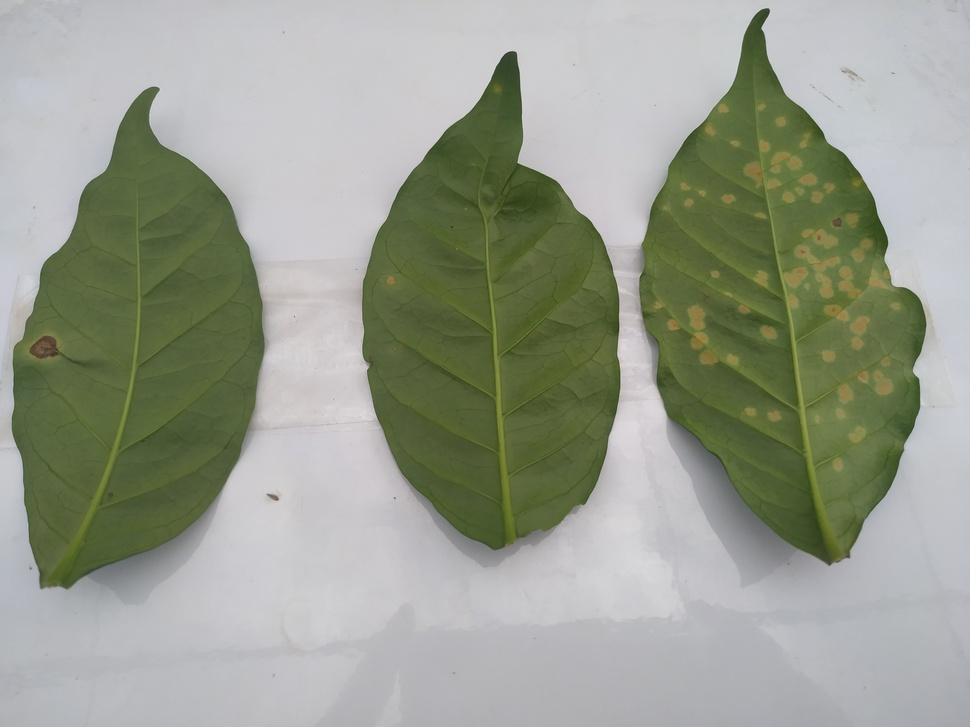
#> input picture 17.jpg, 970 x 727 px, shrunk from 4032 x 3024 before the run
$ python REO_03.py   (older library calls are emulated)
#> lines starting #> are read from the running program, lines starting #| are printed output that depends on the picture; after the words box and inside, x2 and y2 are one past the last pixel; in counts of white or black regions, pixels touching at a corner belong together; long printed decimals are rounded
import cv2
from matplotlib import pyplot as plt
import skimage
import numpy as np
from skimage.measure import label, regionprops

img_bgr = cv2.imread("17.jpg", 1)
#> img_bgr is the input picture: shape (727, 970, 3); mean B, G, R 143.3, 157.6, 152.6
img_rgb = cv2.cvtColor(img_bgr, cv2.COLOR_BGR2RGB)

plt.figure("imgem")
plt.imshow(img_rgb)
plt.show()

#a) Aplique o filtro de média com cincodiferentes tamanhos de kernel e
#compare os resultados com a imagem original;

img_fm_1 = cv2.blur(img_rgb,(11,11))
img_fm_2 = cv2.blur(img_rgb,(21,21))
img_fm_3 = cv2.blur(img_rgb,(31,31))
img_fm_4 = cv2.blur(img_rgb,(41,41))
img_fm_5 = cv2.blur(img_rgb,(51,51))

filtros = [img_rgb, img_fm_1, img_fm_2, img_fm_3, img_fm_4, img_fm_5]
titulos = ["Imagem Original", "Kernel 11 x 11", "Kernel 21 x 21", "Kernel 31 x 31", "Kernel 41 x 41","Kernel 51 x 51"]

for i in range(6):
    plt.subplot(2,3,i+1);plt.imshow(filtros[i])
    plt.xticks([]);plt.yticks([])
    plt.title(titulos[i])
plt.show()

# b) Aplique  diferentes  tipos  de  filtros compelomenos  dois  tamanhos  de  kernel e
# compare  os resultados entre si e com a imagem original.


mediana_31 = cv2.medianBlur(img_rgb, 31) # Melhor para tirar o Ruído sem perder definição
mediana_51 = cv2.medianBlur(img_rgb, 51)

gaussiano_31 = cv2.GaussianBlur(img_rgb,(31,31),0)
gaussiano_51 = cv2.GaussianBlur(img_rgb,(51,51),0)

bilateral_31 = cv2.bilateralFilter(img_rgb, 31, 31, 21)
bilateral_51 = cv2.bilateralFilter(img_rgb, 51, 51, 21)

filtros = [img_rgb, mediana_31, mediana_51, bilateral_31, bilateral_51, gaussiano_31, gaussiano_51]

titulos = ["Imagem Original", "Mediana 31 x 31", "Mediana 51 x 51", "Bilateral 31 x 31", "Bilateral 51 x 51", "Gaussiano 31 x 31", "Gaussiano 51 x 51"]

for i in range(7):
    plt.subplot(3,3,i+1);plt.imshow(filtros[i])
    plt.xticks([]);plt.yticks([])
    plt.title(titulos[i])
plt.show()

# c) Realize  a  segmentação  da imagem utilizando  o  processo  de  limiarização.  Utilizando
# o reconhecimento de contornos, identifiquee salve os objetos de interesse.
# Além disso, acesse as bibliotecas Opencv  e  Scikit-Image,  verifique  as variáveis  que  podem  ser
# mensuradas e extraia as informações pertinentes (crie e salve uma tabela com estes dados).
# Apresente todas as imagens obtidas ao longo deste processo.

img_hsv = cv2.cvtColor(mediana_31, cv2.COLOR_RGB2HSV)
#> img_hsv: shape (727, 970, 3); mean H, S, V 87.4, 44.5, 160.1
img_s = img_hsv[:,:,1]

plt.imshow(img_s, cmap = "jet")
plt.show()

(L1, img_bin) = cv2.threshold(img_s, 45, 255, cv2.THRESH_BINARY)
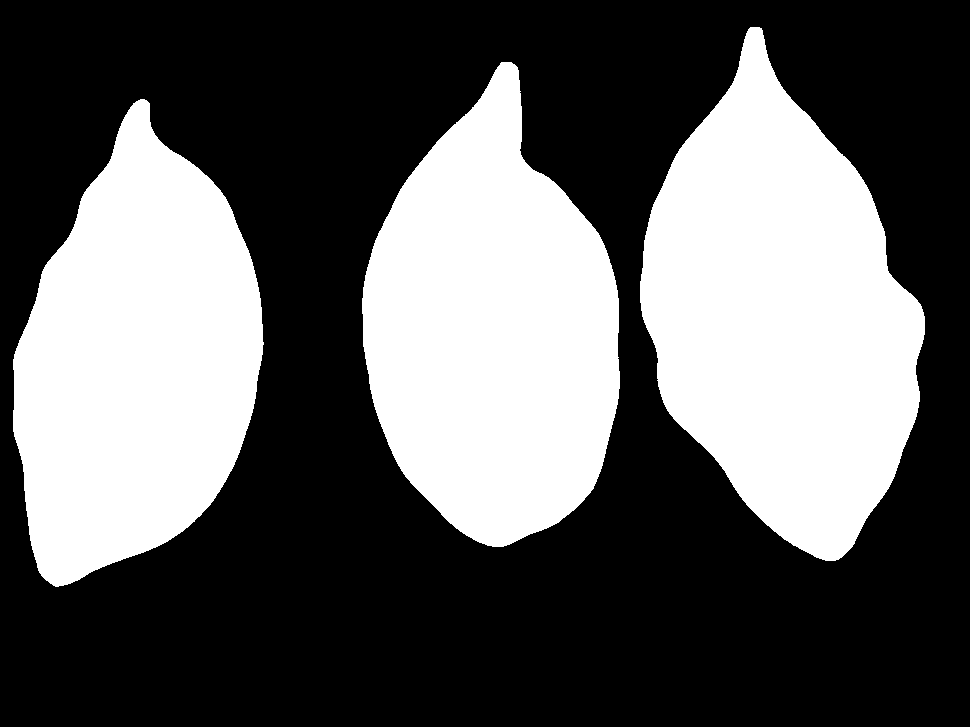
#> img_bin: shape (727, 970); 37.1% white; 3 white regions

plt.imshow(img_bin, cmap = "jet")
plt.show()

img_seg = cv2.bitwise_and(img_rgb, img_rgb, mask = img_bin)
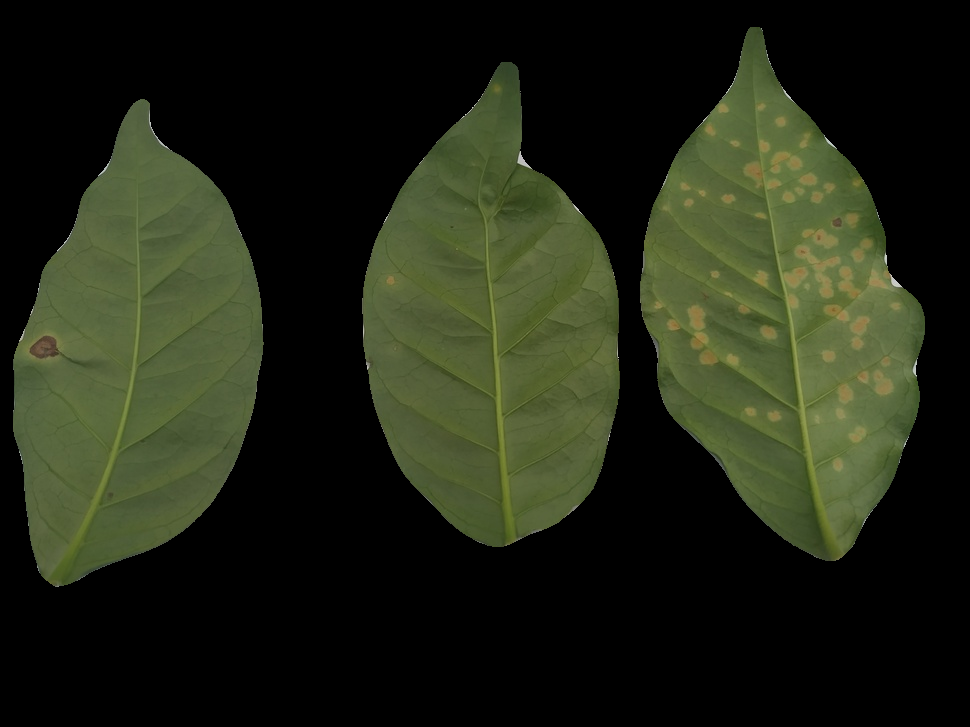
#> img_seg: shape (727, 970, 3); mean R, G, B 32.6, 37.4, 21.2

plt.imshow(img_seg , cmap = "jet")
plt.show()


mascara = img_bin.copy()
cnts, h = cv2.findContours(mascara, cv2.RETR_TREE, cv2.CHAIN_APPROX_SIMPLE)
#> cnts = 3 contours; box (x1, y1, x2, y2) and area: (640, 27, 925, 561) 93734, (362, 62, 620, 547) 84430, (13, 99, 264, 587) 81597; h = [[1, -1, -1, -1], [2, 0, -1, -1], [-1, 1, -1, -1]]


for (i, c) in enumerate(cnts):
    (x, y, w, h) = cv2.boundingRect(c)
    obj = img_bin[y:y+h, x:x + w]
    obj_rgb = img_seg[y:y + h, x:x + w]
    obj_bgr = cv2.cvtColor(obj_rgb, cv2.COLOR_RGB2BGR)
    cv2.imwrite("folha" + str(i + 1) + ".jpg", obj_bgr)
    cv2.imwrite("folha_bin" + str(i + 1) + ".jpg", obj)
    regiao = regionprops(obj)
    print("folha: " , str(i + 1))
    print("Dimensão da imagem: " , np.shape(obj))
    print("Medidas Físicas")
    print("Centroide: " , regiao[0].centroid)
    print("Comprimento do eixo menor: " , regiao[0].minor_axis_length)
    print("Comprimento do eixo maior: " , regiao[0].major_axis_length)
    print("Razão: " , regiao[0].major_axis_length/regiao[0].minor_axis_length)
    area = cv2.contourArea(c)

    print("Área: " , area)
    print("Perímetro: " , cv2.arcLength(c, True))
    print("Medidas de Cor")
    min_val_r, max_val_r, min_loc_r, max_loc_r = cv2.minMaxLoc(obj_rgb[:, :, 0], mask = obj)
    print("Valor mínimo no R: " , min_val_r, " - Posição: ", min_loc_r)
    print("Valor máximo no R: " , max_val_r, " - Posição: ", max_loc_r)
    med_val_r = cv2.mean(obj_rgb[:, :, 0], mask = obj)
    print("Média no Vermelho: ", med_val_r)

    min_val_g, max_val_g, min_loc_g, max_loc_g = cv2.minMaxLoc(obj_rgb[:, :, 1], mask = obj)
    print("Valor mínimo no G: " , min_val_g, " - Posição: ", min_loc_g)
    print("Valor máximo no G: " , max_val_g, " - Posição: ", max_loc_g)
    med_val_g = cv2.mean(obj_rgb[:, :, 1], mask = obj)
    print("Média no Verde: ", med_val_g)

    min_val_b, max_val_b, min_loc_b, max_loc_b = cv2.minMaxLoc(obj_rgb[:, :, 2], mask = obj)
    print("Valor mínimo no B: " , min_val_b, " - Posição: ", min_loc_b)
    print("Valor máximo no B: " , max_val_b, " - Posição: ", max_loc_b)
    med_val_b = cv2.mean(obj_rgb[:, :, 2], mask = obj)
    print("Média no Azul: ", med_val_b)
#> this loop made 3 passes
#> (x, y, w, h, area, min_val_r, max_val_r, min_loc_r) on pass 1: (13, 99, 251, 488, 81597, 55, 196, (135, 337))
#> (x, y, w, h, area, min_val_r, max_val_r, med_val_r) on pass 2: (362, 62, 258, 485, 84430.5, 37, 212, (82.99, 0, 0, 0))
#> (printed output is left out)
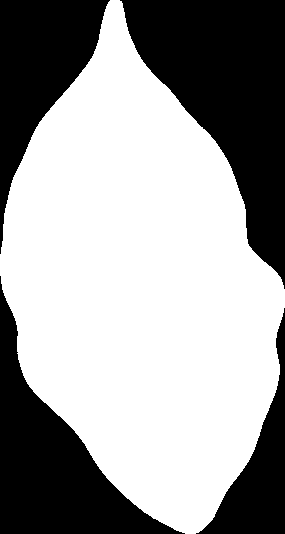
#> obj: shape (534, 285); 62% white; 4 black regions, box (x1, y1, x2, y2) and area: (120, 0, 285, 289) 23575, (0, 276, 185, 534) 15916, (0, 0, 110, 254) 11938, (196, 308, 285, 534) 6467

img_17_1 = cv2.imread("folha1.jpg",1)
img_17_2 = cv2.imread("folha2.jpg",1)
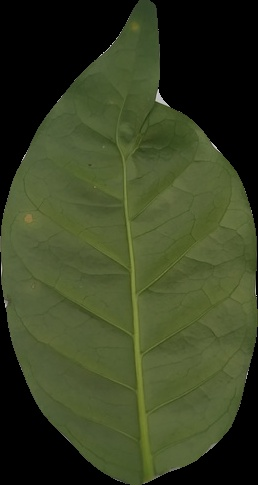
#> img_17_2: shape (485, 258, 3); mean B, G, R 35.6, 65, 56.4
img_17_3 = cv2.imread("folha3.jpg",1)

f1 = 1426484.5; f2 = 1472995.5; f3 = 1632589.5

area_total = [f1, f2, f3]

folhas = [img_17_1,img_17_2,img_17_3]

for i in range(3):
    folhas[i] = cv2.cvtColor(folhas[i],cv2.COLOR_BGR2YCR_CB)
#> after the loop, folhas = 3 items

img_ycrcb_1 = folhas[0]
#> img_ycrcb_1: shape (488, 251, 3); mean of channels 0, 1, 2 61.3, 125.6, 116.1
img_ycrcb_2 = folhas[1]
#> img_ycrcb_2: shape (485, 258, 3); mean of channels 0, 1, 2 59.1, 126.1, 114.7
img_ycrcb_3 = folhas[2]
#> img_ycrcb_3: shape (534, 285, 3); mean of channels 0, 1, 2 60.5, 126.5, 114.6

img_cr_1 = img_ycrcb_1[:,:,1]
img_cr_2 = img_ycrcb_2[:,:,1]
img_cr_3 = img_ycrcb_3[:,:,1]
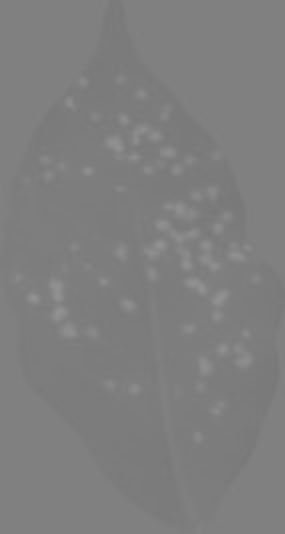
#> img_cr_3: shape (534, 285); min 120, max 147, mean 126.5

folhas_cr = [img_cr_1, img_cr_2, img_cr_3]

for i in range(3):
    plt.subplot(1,3,i+1)
    plt.imshow(folhas_cr[i], cmap = "jet")
plt.show()


Limiar = [0,0,0]
img_folha_bin = [0,0,0]

for i in range(3):
    (Limiar[i], img_folha_bin[i]) = cv2.threshold(folhas_cr[i], 133, 255, cv2.THRESH_BINARY)
#> after the loop, Limiar = [133, 133, 133]; img_folha_bin = 3 items


for i in range(3):
    plt.subplot(1,3,i+1)
    plt.imshow(img_folha_bin[i], cmap = "gray")
plt.show()

area_lesao = []

for i in range(3):
    a = cv2.countNonZero(img_folha_bin[i])
    area_lesao.append(a)
#> this loop made 3 passes
#> a on passes 1 to 3: 478, 53, 4608
#> after the loop, area_lesao = [478, 53, 4608]


print(area_total)
print(area_lesao)
#| [478, 53, 4608]

area_total_arr = np.zeros(3)
#> area_total_arr = [0, 0, 0]
area_lesao_arr = np.zeros(3)
#> area_lesao_arr = [0, 0, 0]

for i in range(3):
    area_total_arr[i] = np.array(area_total[i])
#> after the loop, area_total_arr = [1426484.5, 1472995.5, 1632589.5]

for i in range(3):
    area_lesao_arr[i] = np.array(area_lesao[i])
#> after the loop, area_lesao_arr = [478, 53, 4608]

print(area_lesao_arr)
#| [ 478.   53. 4608.]


prop = (area_lesao_arr/area_total_arr)*100
#> prop = [0.0335, 0.0036, 0.282]
print(prop)
#| [0.03351 0.003598 0.2823]

data = np.concatenate((np.matrix(area_total_arr),np.matrix(area_lesao_arr),np.matrix(prop)), axis = 0)
#> data = [[1426484.5, 1472995.5, 1632589.5], [478, 53, 4608], [0.0335, 0.0036, 0.282]]
print(data)
#| [[1.42648450e+06 1.47299550e+06 1.63258950e+06]
#|  [4.78000000e+02 5.30000000e+01 4.60800000e+03]
#|  [3.35089516e-02 3.59811011e-03 2.82250988e-01]]

np.savetxt('trat_17.txt', data, delimiter=' ')

# d)Utilizando máscaras,apresente o histograma somente dos objetos de interesse.

folhas = [img_17_1,img_17_2,img_17_3]

folhas_bin = [cv2.imread("folha_bin1.jpg",0),
              cv2.imread("folha_bin2.jpg",0),
              cv2.imread("folha_bin3.jpg",0)]


hist = []
j = 0
for i in range(3):
    a = cv2.calcHist([folhas[i]], [1], folhas_bin[j], [256], [0,256])
    hist.append(a)
    j = j + 1
#> after the loop, hist = 3 items; j = 3

hist[2]

for i in range(3):
    plt.subplot(1,3,i+1)
    plt.plot(hist[i])
plt.show()
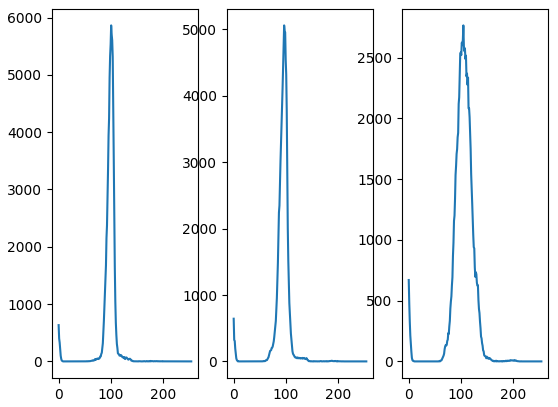
#> figure drawn by matplotlib, 3 panels; panel 1: curve peaks at x = 101, y = 5863; panel 2: curve peaks at x = 97, y = 5061; panel 3: curve peaks at x = 105, y = 2766


#e) Realize  a  segmentação da  imagem  utilizando  a  técnica  de  k-means.
# Apresente  as  imagens obtidas neste processo.


pixels = gaussiano_31.reshape((-1,3))
valores=np.float32(pixels)

criteria = (cv2.TERM_CRITERIA_EPS+cv2.TERM_CRITERIA_MAX_ITER,100,0.2)
#> criteria = (3, 100, 0.2)
k = 2

dist,labels,(centers) = cv2.kmeans(valores,k,None,criteria,10,cv2.KMEANS_RANDOM_CENTERS)
#> dist = 386328414.7; centers = [[191.2, 191.5, 194.5], [91.39, 103.8, 62.17]]
val,contagens = np.unique(labels,return_counts=True)
#> val = [0, 1]; contagens = [432404, 272786]
centers = np.uint8(centers)
#> centers = [[191, 191, 194], [91, 103, 62]]
matriz_segmentada = centers[labels]
matriz_segmentada = matriz_segmentada.reshape(img_rgb.shape)

plt.imshow(matriz_segmentada)
plt.show()

#f) Realize a segmentação da imagem utilizando a técnica de watershed.
# Apresente as imagens obtidas neste processo.

from skimage.feature import peak_local_max
from skimage.segmentation import watershed
import numpy as np
import cv2
from matplotlib import pyplot as plt
from scipy import ndimage


plt.imshow(img_seg)
plt.show()

img_dist = ndimage.distance_transform_edt(img_bin)

plt.imshow(img_dist)
plt.show()

max_local = peak_local_max(img_dist, indices=False, min_distance = 300, labels = img_bin)
#> max_local: shape (727, 970) bool; 0% white in thin lines or dots, all inside (x1, y1, x2, y2) = (490, 308, 491, 309)

marcadores, n_marcadores = ndimage.label(max_local, structure=np.ones((3,3)))
#> n_marcadores = 1

print(np.unique(marcadores, return_counts = True))
#| (array([0, 1], dtype=int32), array([705189,      1]))

img_ws = watershed(-img_dist, marcadores, mask = img_bin)
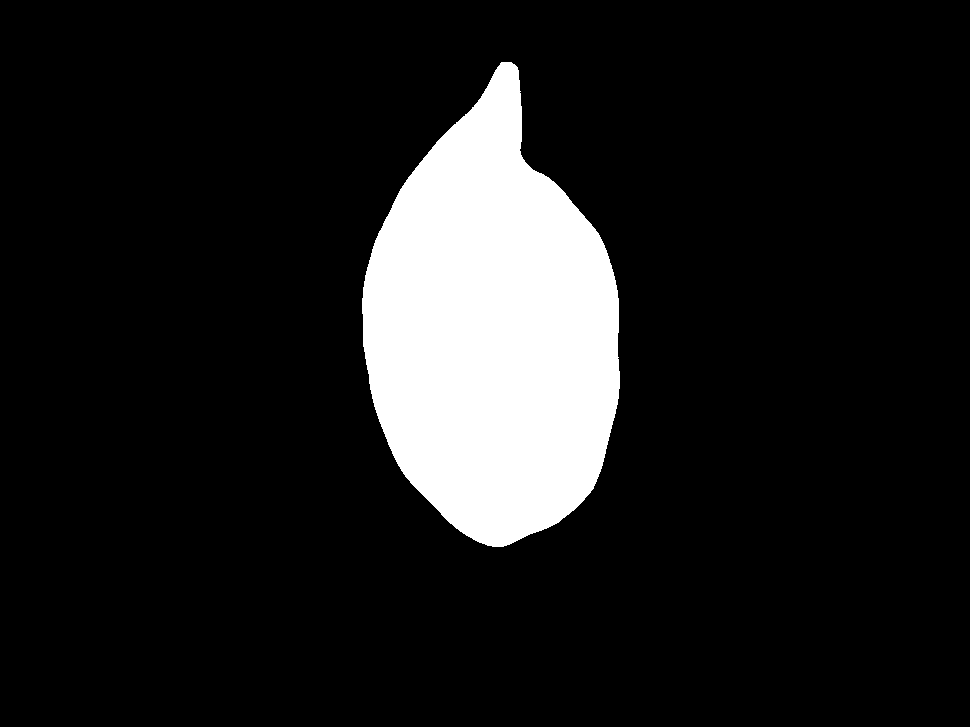
#> img_ws: shape (727, 970) int32; values 0 (black) and 1 (white), 12% white; 1 white region, box (x1, y1, x2, y2) and area: (362, 62, 620, 547) 84960

plt.imshow(img_ws)
plt.show()


imagens = [img_rgb, img_seg, img_bin, img_dist, img_ws]
titulos = ["Original", "Segmentada", "Binarizada", "Distancias", "Watershed"]

for i in range(5):
    plt.subplot(2,3,i+1)
    plt.imshow(imagens[i])
    plt.title(titulos[i])
    plt.xticks([])
    plt.yticks([])
plt.show()
